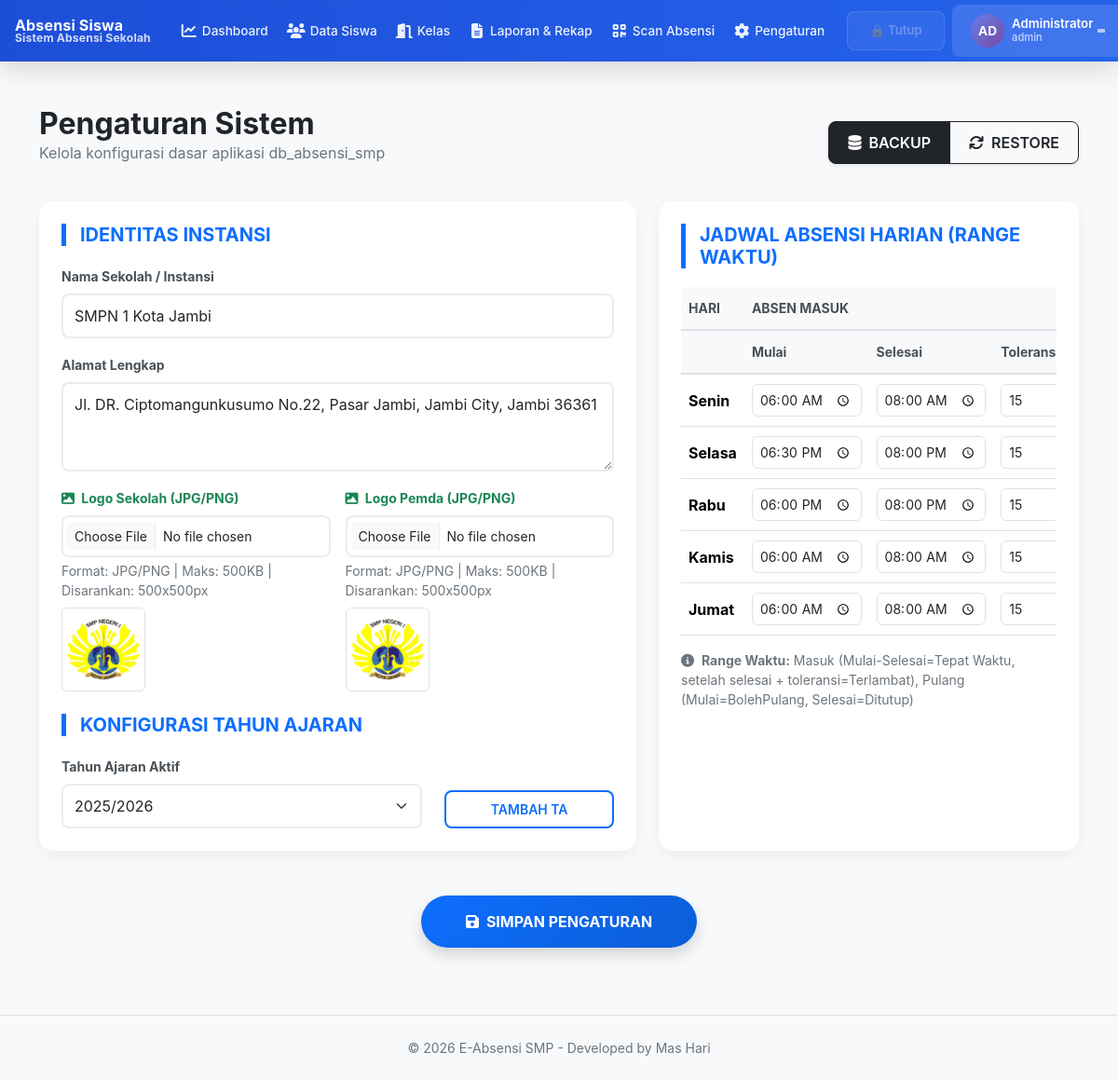
Page /pengaturan/index.php (signed in) on the committed database.
### tables this page shows
CREATE TABLE `jadwal_absensi` (
  `id` int NOT NULL AUTO_INCREMENT,
  `hari` varchar(10) NOT NULL,
  `batas_terlambat` int DEFAULT '15',
  `jam_masuk_mulai` time DEFAULT '06:00:00',
  `jam_masuk_tepat` time DEFAULT '07:00:00',
  `jam_masuk_selesai` time DEFAULT '08:00:00',
  `jam_pulang_mulai` time DEFAULT '12:00:00',
  `jam_pulang_selesai` time DEFAULT '15:00:00',
  `toleransi_terlambat` int NOT NULL DEFAULT '15' COMMENT 'Toleransi keterlambatan dalam menit',
  PRIMARY KEY (`id`),
  UNIQUE KEY `hari` (`hari`)
);

### pengaturan/service/pengaturan_service.php (called while the page is built, shortened)
<?php
class PengaturanService {
    private $conn;
    public function __construct($conn) {
        $this->conn = $conn;
    }
    public function getPengaturan() {
        $settings = [];
        $result = mysqli_query($this->conn, "SELECT nama_pengaturan, isi_pengaturan FROM pengaturan");
        while ($row = mysqli_fetch_assoc($result)) {
            $settings[$row['nama_pengaturan']] = $row['isi_pengaturan'];
        }
        return $settings;
    }
}
?>

### pengaturan/service/jadwal_service.php (called while the page is built, shortened)
<?php
class JadwalService {
    private $conn;
    public function __construct($conn) {
        $this->conn = $conn;
    }
    public function getJadwal() {
        $jadwal_data = [];
        $q_jadwal = mysqli_query($this->conn, "SELECT * FROM jadwal_absensi");
        while ($row = mysqli_fetch_assoc($q_jadwal)) {
            $jadwal_data[$row['hari']] = $row;
        }
        return $jadwal_data;
    }
}
?>

### pengaturan/index.php (the view, shortened to what this page needs)
<?php
require_once __DIR__ . '/../includes/attendance_service.php';
mysqli_query($conn, "CREATE TABLE IF NOT EXISTS recovery_codes (
    id INT AUTO_INCREMENT PRIMARY KEY,
    id_user INT NOT NULL,
    code VARCHAR(64) NOT NULL,
    used TINYINT(1) NOT NULL DEFAULT 0,
    created_at DATETIME NOT NULL DEFAULT CURRENT_TIMESTAMP,
    used_at DATETIME DEFAULT NULL,
    INDEX (id_user)
)");
mysqli_query($conn, "CREATE TABLE IF NOT EXISTS jadwal_absensi (
    id INT AUTO_INCREMENT PRIMARY KEY,
    hari VARCHAR(10) NOT NULL UNIQUE,
    jam_masuk_mulai TIME DEFAULT '06:00',
    jam_masuk_tepat TIME DEFAULT '07:00',
    jam_masuk_selesai TIME DEFAULT '08:00',
    jam_pulang_mulai TIME DEFAULT '12:00',
    jam_pulang_selesai TIME DEFAULT '15:00',
    batas_terlambat INT DEFAULT 15
)");
require_once 'service/pengaturan_service.php';
require_once 'service/jadwal_service.php';
$pengaturanService = new PengaturanService($conn);
$jadwalService = new JadwalService($conn);
$settings = $pengaturanService->getPengaturan();
$jadwal_data = $jadwalService->getJadwal();
?>
<!DOCTYPE html>
<html lang="id">
<head>
    <link href="<?= BASE_URL ?>assets/vendor/bootstrap-5.3.8-dist/css/bootstrap.min.css" rel="stylesheet">
    <link href="<?= BASE_URL ?>assets/css/site.css" rel="stylesheet">
    <link href="https://cdnjs.cloudflare.com/ajax/libs/font-awesome/6.4.0/css/all.min.css" rel="stylesheet">
    <link href="<?= BASE_URL ?>assets/css/pengaturan.css" rel="stylesheet">
</head>
<body class="pengaturan-page">
<?php include $_SERVER['DOCUMENT_ROOT'] . '/absensi_smp/includes/navbar.php'; ?>
<div class="container py-4">
    <div class="d-flex justify-content-between align-items-center mb-4">
        <div>
            <h2 class="fw-bold mb-0">Pengaturan Sistem</h2>
            <p class="text-muted">Kelola konfigurasi dasar aplikasi db_absensi_smp</p>
        </div>
        <div class="btn-group shadow-sm">
            <button id="btn-backup" class="btn btn-dark"><i class="fas fa-database me-2"></i>BACKUP</button>
            <a href="<?= BASE_URL ?>pages/restore.php" id="btn-restore" class="btn btn-outline-dark"><i class="fas fa-sync me-2"></i>RESTORE</a>
        </div>
    </div>
    <form action="<?= BASE_URL ?>pengaturan/process_pengaturan.php" method="POST" enctype="multipart/form-data">
        <div class="row g-4">
            <div class="col-md-7">
                <div class="card p-4 h-100">
                    <h5 class="section-header text-primary">IDENTITAS INSTANSI</h5>
                    <div class="mb-3">
                        <label class="form-label small fw-bold">Nama Sekolah / Instansi</label>
                        <input type="text" name="nama_sekolah" class="form-control" value="<?= htmlspecialchars($settings['nama_sekolah'] ?? 'SMPN 1 Indonesia') ?>" required>
                    </div>
                    <div class="mb-3">
                        <label class="form-label small fw-bold">Alamat Lengkap</label>
                        <textarea name="alamat" class="form-control" rows="3" required><?= htmlspecialchars($settings['alamat_sekolah'] ?? 'Jl. Raya Pendidikan No. 123, Indonesia') ?></textarea>
                    </div>
                    <div class="row g-3">
                        <div class="col-md-6">
                            <label class="form-label small fw-bold text-success"><i class="fas fa-image me-1"></i> Logo Sekolah (JPG/PNG)</label>
                            <input type="file" id="logo-sekolah-input" name="logo_sekolah" class="form-control form-control-sm" accept=".jpg,.jpeg,.png">
                            <small class="text-muted d-block mt-1">Format: JPG/PNG | Maks: 500KB | Disarankan: 500x500px</small>
                            <img
                                id="logo-sekolah-preview"
                                src="<?= BASE_URL ?>assets/img/logo_sekolah/<?= htmlspecialchars($settings['logo_sekolah'] ?? 'default_logo.png', ENT_QUOTES, 'UTF-8') ?>"
                                alt="Preview Logo Sekolah"
                                class="img-thumbnail mt-2"
                                style="width:90px;height:90px;object-fit:contain;background:#fff;"
                            >
                        </div>
                        <div class="col-md-6">
                            <label class="form-label small fw-bold text-success"><i class="fas fa-image me-1"></i> Logo Pemda (JPG/PNG)</label>
                            <input type="file" id="logo-pemda-input" name="logo_pemda" class="form-control form-control-sm" accept=".jpg,.jpeg,.png">
                            <small class="text-muted d-block mt-1">Format: JPG/PNG | Maks: 500KB | Disarankan: 500x500px</small>
                            <img
                                id="logo-pemda-preview"
                                src="<?= BASE_URL ?>assets/img/logo_pemda/<?= htmlspecialchars($settings['logo_pemda'] ?? 'default_logo.png', ENT_QUOTES, 'UTF-8') ?>"
                                alt="Preview Logo Pemda"
                                class="img-thumbnail mt-2"
                                style="width:90px;height:90px;object-fit:contain;background:#fff;"
                            >
                        </div>
                    </div>
                    <h5 class="section-header text-primary mt-4">KONFIGURASI TAHUN AJARAN</h5>
                    <div class="row align-items-end">
                        <div class="col-8">
                            <label class="form-label small fw-bold">Tahun Ajaran Aktif</label>
                            <select name="tahun_aktif" class="form-select">
                                <option value="2025/2026" <?= ($settings['tahun_aktif'] ?? '') == '2025/2026' ? 'selected' : '' ?>>2025/2026</option>
                            </select>
                        </div>
                        <div class="col-4">
                            <button type="button" class="btn btn-outline-primary w-100 btn-sm py-2">TAMBAH TA</button>
                        </div>
                    </div>
                </div>
            </div>
            <div class="col-md-5">
                <div class="card p-4 h-100">
                    <h5 class="section-header text-primary">JADWAL ABSENSI HARIAN (RANGE WAKTU)</h5>
                    <div class="table-responsive">
                        <table class="table table-sm align-middle">
                            <thead class="table-light">
                                <tr class="small text-uppercase">
                                    <th>Hari</th>
                                    <th colspan="3">Absen Masuk</th>
                                </tr>
                                <tr class="small text-muted">
                                    <th></th>
                                    <th>Mulai</th>
                                    <th>Selesai</th>
                                    <th>Toleransi</th>
                                </tr>
                            </thead>
                            <tbody>
                                <?php
                                $hari_list = ['Senin', 'Selasa', 'Rabu', 'Kamis', 'Jumat'];
                                foreach($hari_list as $hari):
                                    $data = $jadwal_data[$hari] ?? [];
                                    $masuk_mulai = substr((string)($data['jam_masuk_mulai'] ?? '06:00'), 0, 5);
                                    $batas_terlambat = $data['batas_terlambat'] ?? 15;
                                    $masuk_selesai = substr((string)($data['jam_masuk_selesai'] ?? '08:00'), 0, 5);
                                ?>
                                <tr>
                                    <td class="fw-bold"><?= $hari ?></td>
                                    <td><input type="time" name="masuk_mulai_<?= $hari ?>" class="form-control form-control-sm" value="<?= $masuk_mulai ?>" required></td>
                                    <td><input type="time" name="masuk_selesai_<?= $hari ?>" class="form-control form-control-sm" value="<?= $masuk_selesai ?>" required></td>
                                    <td><input type="number" name="toleransi_<?= $hari ?>" class="form-control form-control-sm" value="<?= $batas_terlambat ?>" min="0" max="60" required></td>
                                </tr>
                                <?php endforeach; ?>
                            </tbody>
                        </table>
                    </div>
                    <div class="mt-3 text-muted small">
                        <i class="fas fa-info-circle me-1"></i>
                        <strong>Range Waktu:</strong> Masuk (Mulai-Selesai=Tepat Waktu, setelah selesai + toleransi=Terlambat), Pulang (Mulai=BolehPulang, Selesai=Ditutup)
                    </div>
                </div>
            </div>
        </div>
        <div class="text-center mt-5 mb-5">
            <button type="submit" class="btn btn-primary px-5 py-3 fw-bold rounded-pill shadow">
                <i class="fas fa-save me-2"></i>SIMPAN PENGATURAN
            </button>
        </div>
    </form>
</div>
<?php include $_SERVER['DOCUMENT_ROOT'] . '/absensi_smp/includes/footer.php'; ?>
</body>
</html>

### rows in the picture
jadwal_absensi: jam_masuk_mulai "06:00", jam_masuk_selesai "08:00", batas_terlambat "15"
jadwal_absensi: jam_masuk_mulai "18:30", jam_masuk_selesai "20:00", batas_terlambat "15"
jadwal_absensi: jam_masuk_mulai "18:00", jam_masuk_selesai "20:00", batas_terlambat "15"
jadwal_absensi: jam_masuk_mulai "06:00", jam_masuk_selesai "08:00", batas_terlambat "15"
jadwal_absensi: jam_masuk_mulai "06:00", jam_masuk_selesai "08:00", batas_terlambat "15"

### other values in the picture
$label "Dashboard"
$label "Data Siswa"
$label "Kelas"
$label "Laporan & Rekap"
$label "Scan Absensi"
$label "Pengaturan"
$scanStatus['text'] "🔒 Tutup"
$initials "AD"
substr($namaAdmin, 0, 16) "Administrator"
$roleLabel "admin"
$hari "Senin"
$hari "Selasa"
$hari "Rabu"
$hari "Kamis"
$hari "Jumat"
